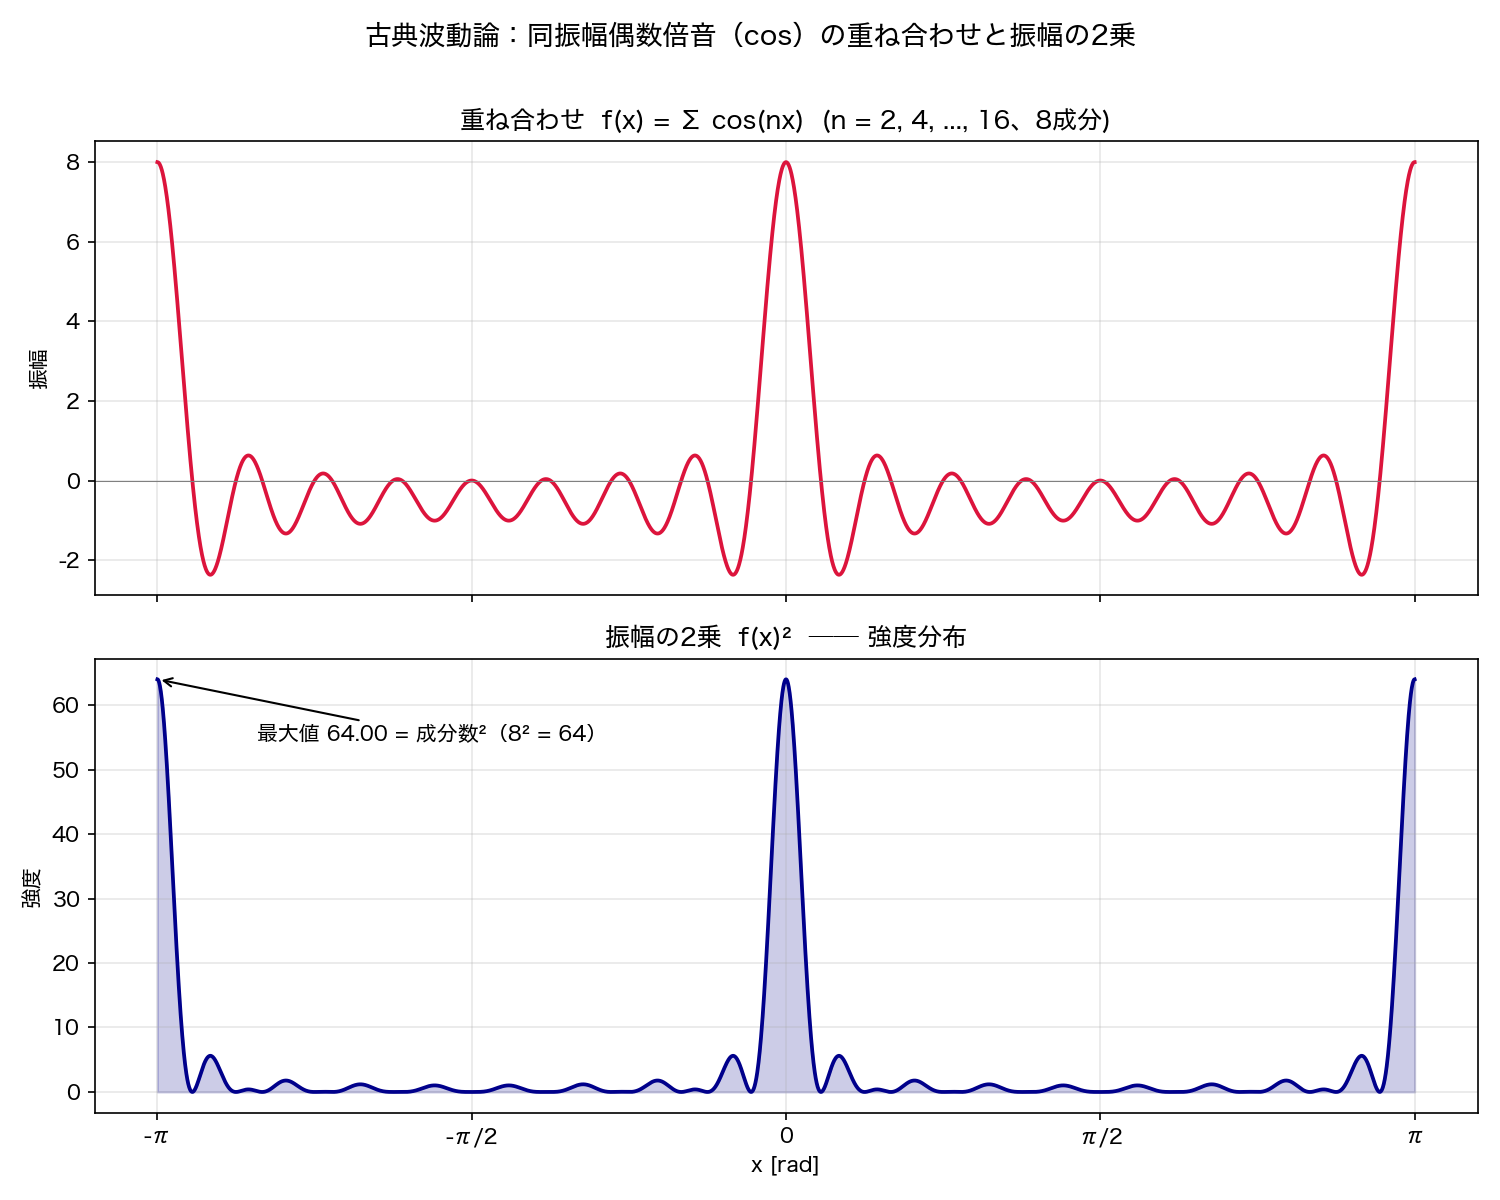

This chart was generated by the following Python code:
#!/usr/bin/env python3
"""
同振幅の偶数倍音（cos 版）の重ね合わせ波形と、その振幅の2乗（強度分布）のデモ。

f(x)  = Σ_{n=2,4,6,...,16} cos(nx)
      = (sin(17x) / sin x − 1) / 2

奇数倍音版との対比:
- 偶数倍音のみの和は周期 π（基本波の半周期）を持つ。
- x = ±π でも全成分が +1 に揃うため、ピークは全て正（奇数版は ±π で −N）。
- ピーク値は成分数 N = 8、2乗の強度ピークは N² = 64。

出力: even_harmonics_sharp_wave_cos_squared.svg / .png（本スクリプトと同じフォルダ）
"""

import os

import matplotlib
matplotlib.use("Agg")
import matplotlib.pyplot as plt
import numpy as np

# macOS の日本語フォント
plt.rcParams["font.family"] = "Hiragino Sans"
plt.rcParams["axes.unicode_minus"] = False

OUT_DIR = os.path.dirname(os.path.abspath(__file__))
N_MAX = 17  # この次数以下の偶数倍音を使う

x = np.linspace(-np.pi, np.pi, 4000)
even_orders = np.arange(2, N_MAX + 1, 2)  # 2, 4, 6, ..., 16
total = np.sum([np.cos(n * x) for n in even_orders], axis=0)
intensity = total ** 2

fig, (ax1, ax2) = plt.subplots(2, 1, figsize=(10, 8), sharex=True)

# --- 上段: 重ね合わせ波形（振幅） ---
ax1.plot(x, total, lw=1.8, color="crimson")
ax1.axhline(0, color="gray", lw=0.5)
ax1.set_title(f"重ね合わせ  f(x) = Σ cos(nx)  (n = 2, 4, ..., {even_orders[-1]}、{len(even_orders)}成分)")
ax1.set_ylabel("振幅")
ax1.grid(alpha=0.3)

# --- 下段: 振幅の2乗（強度） ---
ax2.plot(x, intensity, lw=1.8, color="darkblue")
ax2.fill_between(x, intensity, alpha=0.2, color="darkblue")
ax2.set_title("振幅の2乗  f(x)²  ── 強度分布")
ax2.set_xlabel("x [rad]")
ax2.set_ylabel("強度")
ax2.grid(alpha=0.3)

peak_idx = np.argmax(intensity)
ax2.annotate(f"最大値 {intensity[peak_idx]:.2f} = 成分数²（8² = 64）",
             xy=(x[peak_idx], intensity[peak_idx]),
             xytext=(x[peak_idx] + 0.5, intensity[peak_idx] * 0.85),
             arrowprops=dict(arrowstyle="->", color="black"))

ax2.set_xticks(np.arange(-np.pi, 1.1 * np.pi, np.pi / 2))
ax2.set_xticklabels(["-π", "-π/2", "0", "π/2", "π"])

fig.suptitle("古典波動論：同振幅偶数倍音（cos）の重ね合わせと振幅の2乗", fontsize=13)
fig.tight_layout(rect=[0, 0, 1, 0.97])

for ext in ("svg", "png"):
    path = os.path.join(OUT_DIR, f"even_harmonics_sharp_wave_cos_squared.{ext}")
    fig.savefig(path, dpi=150)
    print(f"saved: {path}")
